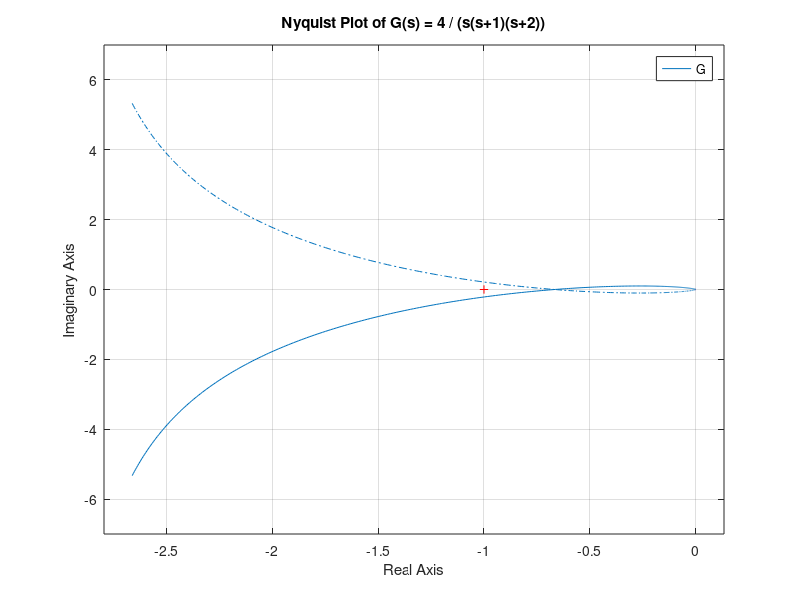

This chart was generated by the following MATLAB code: (Note: this script raises an error after producing the figure.)
clc; clear all; close all;

%% AME 552 HW3 problem 3d

% Define the transfer function G(s) = 4 / (s(s+1)(s+2))
num = 4;               % Numerator coefficients
den = conv([1 0], conv([1 1], [1 2]));  % Denominator coefficients

% Create transfer function
G = tf(num, den);

% Plot Nyquist diagram
figure;
nyquist(G);
ylim([-7,7])
grid on;
title('Nyquist Plot of G(s) = 4 / (s(s+1)(s+2))');

%% 
clc;
clear;
close all;

k = linspace(0.1,0.9999,1000);
a = k.*0.424;
A = linspace(0.1,9999,1000);


N = 4./(pi.*A).*sqrt(1-(a./A).^2);

%%

clc;
clear;
close all;

% 参数设置
a = 0.5 * (4 / (3 * pi)); % 非线性项的阈值
tspan = [0 20]; % 时间范围
y0 = [5; 0; 0]; % 初始条件 [y(0), dy/dt(0), d^2y/dt^2(0)]
w = sqrt(2); % 角频率
t_limit_cycle = linspace(0, 20, 1000); % 时间点

% 计算极限环
% 大极限环
A1 = (4 * sqrt(2)) / (3 * pi) * sqrt(1 + sqrt(1 - 0.5^2)); % 大极限环的振幅
y_limit_cycle1 = A1 * sin(w * t_limit_cycle); % 大极限环的 y 值
dy_limit_cycle1 = A1 * w * cos(w * t_limit_cycle); % 大极限环的 dy/dt 值
d2y_limit_cycle1 = -A1 * w^2 * sin(w * t_limit_cycle); % 大极限环的 d^2y/dt^2 值

% 小极限环
A2 = (4 * sqrt(2)) / (3 * pi) * sqrt(1 - sqrt(1 - 0.5^2)); % 小极限环的振幅
y_limit_cycle2 = A2 * sin(w * t_limit_cycle); % 小极限环的 y 值
dy_limit_cycle2 = A2 * w * cos(w * t_limit_cycle); % 小极限环的 dy/dt 值
d2y_limit_cycle2 = -A2 * w^2 * sin(w * t_limit_cycle); % 小极限环的 d^2y/dt^2 值

% 解微分方程
[t, y] = ode45(@(t, y) odefun(t, y, a), tspan, y0);

% 绘图
figure;
hold on;

% 绘制大极限环
plot3(y_limit_cycle1, dy_limit_cycle1, d2y_limit_cycle1, 'r--', 'LineWidth', 2);

% 绘制小极限环
plot3(y_limit_cycle2, dy_limit_cycle2, d2y_limit_cycle2, 'g--', 'LineWidth', 2);

% 绘制相图
plot3(y(:,1), y(:,2), y(:,3), 'b', 'LineWidth', 1.5);

% 图形设置
xlabel('y');
ylabel('dy/dt');
zlabel('d^2y/dt^2');
title('3D Phase Portrait with Limit Cycles');
legend('Large Limit Cycle', 'Small Limit Cycle', 'Phase Portrait');
grid on;
hold off;


%% 定义方程
eqn = @(A, k) (2*k/pi) * (asin(1./A) + (1./A) .* sqrt(1 - (1./A).^2)) - 1/5;

% 定义k的范围
k_values = linspace(0.2, 10, 100); % k从0.1到10，取100个点
A_values = zeros(size(k_values)); % 预分配A的值

% 对于每个k值，求解A
options = optimoptions('fsolve', 'Display', 'off'); % 关闭fsolve的显示
for i = 1:length(k_values)
    k = k_values(i);
    % 使用fsolve求解A，初始猜测值为1.5
    A_values(i) = fsolve(@(A) eqn(A, k), 1.5, options);
end

% 绘制A随k的变化图像
figure;
plot(k_values, A_values, 'b-', 'LineWidth', 2);
xlabel('k');
ylabel('A');
title('A随k的变化');
grid on;


%% 定义微分方程
function dydt = odefun(t, y, a)
    u = -y(1);
    if u < -a
        v = -1;
    elseif u > a
        v = 1;
    else
        v = 0;
    end
    
    dydt = zeros(3,1);
    dydt(1) = y(2); % dx1/dt = x2
    dydt(2) = y(3); % dx2/dt = x3
    dydt(3) = -3*y(3) - 2*y(2) + 4*v; % dx3/dt = -3x3 - 2x2 + 4v
end

